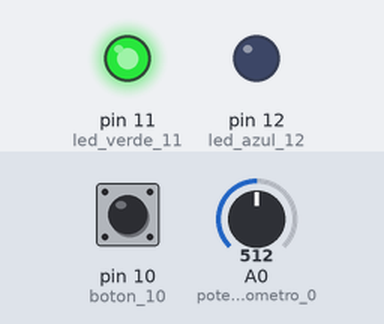
The sketch below on a simulated Arduino Uno, built with avr-gcc and run on an emulated ATmega328P. On the bench: output pins drawn as LEDs (lit = HIGH). Inputs (shaded band) come from the test bench; at power-on: pin 10 (boton_10) LOW, A0 (potenciometro_0) = 512.

Above: at 1.2 s.
1.3 s: pin 10 (boton_10) pulled HIGH for 0.15 s
At 2.2 s:
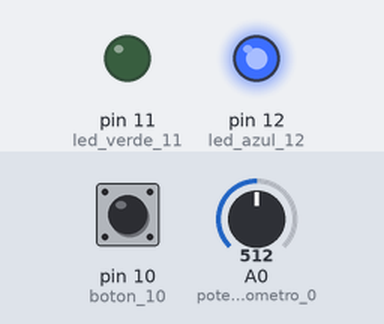
At 8.4 s:
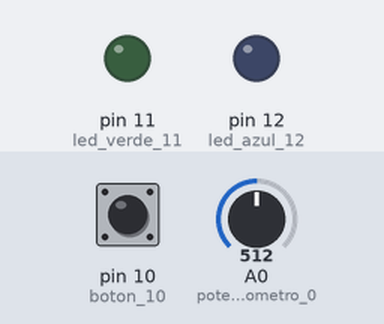
Timing chart, 0 to 8.9 s (numbered marks = the images above; inputs shaded):
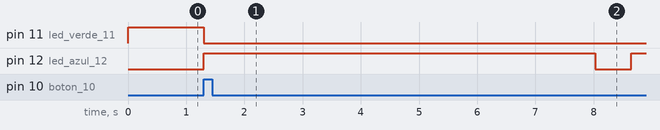

The sketch:

SemaforoRegulable.ino
```cpp
/***   Global variables and function definition  ***/
int led_azul_12 = 12;
int led_verde_11 = 11;
int boton_10 = 10;
int potenciometro_0 = A0;

/***   Setup  ***/
void setup() {
    pinMode(led_azul_12, OUTPUT);
    pinMode(led_verde_11, OUTPUT);
    pinMode(boton_10, INPUT);
    pinMode(potenciometro_0, INPUT);
}

/***   Loop  ***/
void loop() {
    int EstadoBoton = digitalRead(10);
    int ValorPot = analogRead(A0);
    int Espera = (ValorPot * 10)+1000;
    if (EstadoBoton == 1) {
        digitalWrite(led_verde_11, LOW);
        digitalWrite(led_azul_12, HIGH);
        delay(Espera);

        for(int contador=0;contador<3;contador=contador+1)
        // contador++  o contador+=1
        {
          digitalWrite(led_azul_12, HIGH);
          delay(Espera/10);
          digitalWrite(led_azul_12, LOW);
          delay(Espera/10);
        }
    } else {
        digitalWrite(led_azul_12, LOW);
        digitalWrite(led_verde_11, HIGH);
    }
}
```

Measured:
- after the input at 1.3 s, pin 11 (led_verde_11): HIGH → LOW at once; pin 12 (led_azul_12): LOW → HIGH at once, → LOW 6.7 s later, → HIGH 0.61 s later
